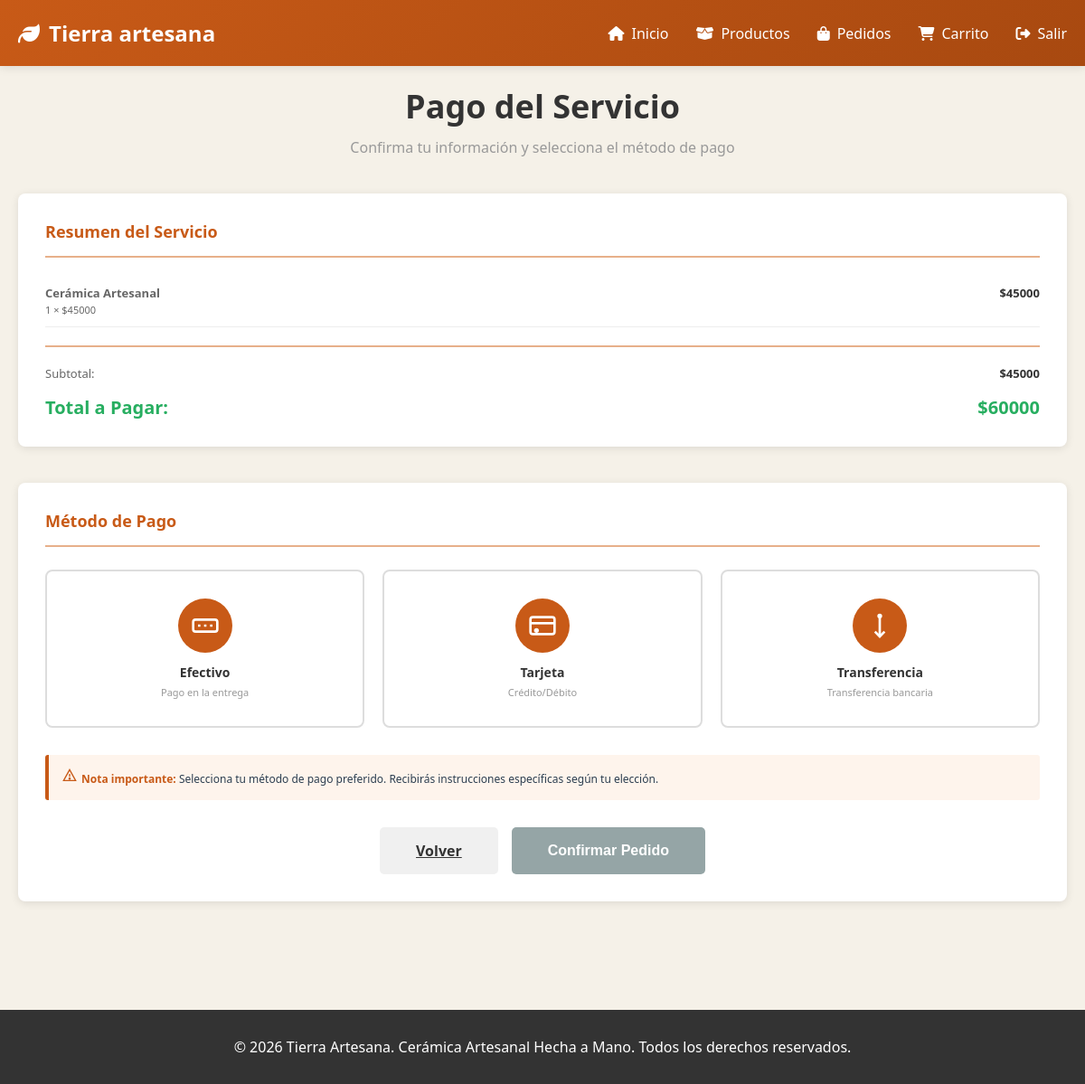
Page /pago/3/ (signed in) on the committed database.
### tienda/models.py (models this page shows, shortened)
class DetallePedido(models.Model):
    pedido = models.ForeignKey(Pedido, on_delete=models.CASCADE, related_name='detalles')
    producto = models.ForeignKey(Producto, on_delete=models.SET_NULL, null=True)
    talla = models.CharField(max_length=20, blank=True, default='')
    cantidad = models.IntegerField()
    precio_unitario = models.DecimalField(max_digits=10, decimal_places=2)
    subtotal = models.DecimalField(max_digits=10, decimal_places=2)

class Producto(models.Model):
    nombre = models.CharField(max_length=200)
    descripcion = models.TextField()
    precio = models.DecimalField(max_digits=10, decimal_places=2)
    categoria = models.ForeignKey(Categoria, on_delete=models.SET_NULL, null=True, blank=True)
    cantidad_disponible = models.IntegerField()
    imagen = models.ImageField(upload_to='productos/', blank=True, null=True)
    tallas = models.CharField(max_length=200, blank=True, default='')
    fecha_creacion = models.DateTimeField(auto_now_add=True)
    activo = models.BooleanField(default=True)

class Pedido(models.Model):
    ESTADOS = [
        ('pendiente', 'Pendiente'),
        ('procesando', 'Procesando'),
        ('enviado', 'Enviado'),
        ('entregado', 'Entregado'),
        ('cancelado', 'Cancelado'),
    ]
    METODOS_PAGO = [
        ('efectivo', 'Efectivo'),
        ('tarjeta', 'Tarjeta'),
        ('transferencia', 'Transferencia'),
    ]
    cliente = models.ForeignKey(Cliente, on_delete=models.CASCADE)
    numero_pedido = models.CharField(max_length=50, unique=True)
    fecha_pedido = models.DateTimeField(auto_now_add=True)
    estado = models.CharField(max_length=20, choices=ESTADOS, default='pendiente')
    metodo_pago = models.CharField(max_length=20, choices=METODOS_PAGO, default='efectivo', blank=True)
    total = models.DecimalField(max_digits=10, decimal_places=2)
    descuento = models.DecimalField(max_digits=10, decimal_places=2, default=0)
    costo_envio = models.DecimalField(max_digits=10, decimal_places=2, default=0)
    departamento = models.ForeignKey(Departamento, on_delete=models.SET_NULL, null=True, blank=True)
    municipio = models.ForeignKey(Municipio, on_delete=models.SET_NULL, null=True, blank=True)
    ciudad_entrega = models.CharField(max_length=100, blank=True)  # Para compatibilidad
    direccion_entrega = models.TextField()
    notas = models.TextField(blank=True)
    fecha_actualizacion = models.DateTimeField(auto_now=True)
    @property
    def total_final(self):
        return self.total + self.costo_envio - self.descuento

### tienda/views.py (the view, shortened to what this page needs)
# urls.py: path('pago/<int:pedido_id>/', views.pago, name='pago'),
@login_required(login_url='iniciar_sesion')
def pago(request, pedido_id):
    cliente = get_object_or_404(Cliente, user=request.user)
    pedido = get_object_or_404(Pedido, id=pedido_id, cliente=cliente)
    context = {
        'pedido': pedido,
    }
    return render(request, 'tienda/pago.html', context)

### templates/tienda/pago.html (shortened to what this page needs)
{% extends "tienda/base.html" %}
{% block content %}
    <div class="payment-container">
        <div class="payment-header">
            <h1>Pago del Servicio</h1>
            <p>Confirma tu información y selecciona el método de pago</p>
        </div>
        <div class="payment-content">
            <div class="payment-methods">
                <h2>Método de Pago</h2>
                <form method="post" id="paymentForm">
                    <div class="methods-grid">
                        <label class="payment-method" onclick="selectPaymentMethod(this, 'efectivo')">
                            <div class="payment-method-icon">
                                <svg viewBox="0 0 24 24" fill="none" stroke="currentColor" stroke-width="2">
                                    <rect x="2" y="7" width="20" height="10" rx="2"/>
                                    <path d="M12 11v2M7 11v2M17 11v2"/>
                                </svg>
                            </div>
                            <div>
                                <div class="payment-method-name">Efectivo</div>
                                <div class="payment-method-description">Pago en la entrega</div>
                            </div>
                        </label>
                        <label class="payment-method" onclick="selectPaymentMethod(this, 'tarjeta')">
                            <div class="payment-method-icon">
                                <svg viewBox="0 0 24 24" fill="none" stroke="currentColor" stroke-width="2">
                                    <rect x="2" y="5" width="20" height="14" rx="2"/>
                                    <path d="M2 10h20"/>
                                    <circle cx="7" cy="16" r="1" fill="currentColor"/>
                                </svg>
                            </div>
                            <div>
                                <div class="payment-method-name">Tarjeta</div>
                                <div class="payment-method-description">Crédito/Débito</div>
                            </div>
                        </label>
                        <label class="payment-method" onclick="selectPaymentMethod(this, 'transferencia')">
                            <div class="payment-method-icon">
                                <svg viewBox="0 0 24 24" fill="none" stroke="currentColor" stroke-width="2">
                                    <polyline points="8 17 12 21 16 17"/>
                                    <line x1="12" y1="3" x2="12" y2="21"/>
                                    <circle cx="12" cy="4" r="1" fill="currentColor"/>
                                </svg>
                            </div>
                            <div>
                                <div class="payment-method-name">Transferencia</div>
                                <div class="payment-method-description">Transferencia bancaria</div>
                            </div>
                        </label>
                    </div>
                    <div class="payment-note">
                        <strong><svg style="width: 16px; height: 16px; display: inline; stroke: #C85A17; margin-right: 5px;" viewBox="0 0 24 24" fill="none" stroke-width="2">
                            <path d="M12 2L2 20h20L12 2z"/>
                            <line x1="12" y1="9" x2="12" y2="14"/>
                            <circle cx="12" cy="17" r="1" fill="#C85A17"/>
                        </svg>Nota importante:</strong> Selecciona tu método de pago preferido. Recibirás instrucciones específicas según tu elección.
                    </div>
                    <div class="payment-actions" style="margin-top: 30px;">
                        <a href="javascript:history.back()" class="btn-back">Volver</a>
                        <button type="submit" class="btn-confirm" id="confirmBtn" disabled>
                            Confirmar Pedido
                        </button>
                    </div>
                </form>
            </div>
            <div class="payment-summary">
                <h2>Resumen del Servicio</h2>
                {% for detalle in pedido.detalles.all %}
                    <div class="summary-item">
                        <span class="summary-item-label">
                            <strong>{{ detalle.producto.nombre }}</strong><br>
                            <span style="font-size: 11px;">{{ detalle.cantidad }} × ${{ detalle.precio_unitario|floatformat:0 }}</span>
                        </span>
                        <span class="summary-item-value">${{ detalle.subtotal|floatformat:0 }}</span>
                    </div>
                {% endfor %}
                <div class="summary-totals">
                    <div class="summary-total-row">
                        <span class="summary-item-label">Subtotal:</span>
                        <span class="summary-item-value">${{ pedido.total|floatformat:0 }}</span>
                    </div>
                    <div class="summary-final-total">
                        <span>Total a Pagar:</span>
                        <span>${{ pedido.total_final|floatformat:0 }}</span>
                    </div>
                </div>
            </div>
        </div>
    </div>
{% endblock %}

### rows in the picture
DetallePedido: producto.nombre "Cerámica Artesanal", cantidad "1", precio_unitario "45000", subtotal "45000"
Pedido: total "45000", total_final "60000"
